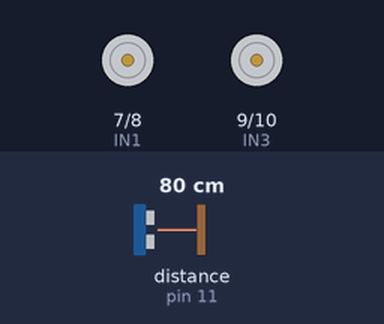
The sketch below on a simulated Arduino Uno, built with avr-gcc and run on an emulated ATmega328P. On the bench: motor-driver pin pairs drawn as motors (green arrow = first pin HIGH = forward, orange = second pin HIGH = backward, longer = more drive, scaled by the enable pin). Wiring (inferred from the names in the program): ultrasonic range finder: trigger pin 12; echo pin 11. The inputs (shaded band) are chosen by the test bench; at power-on: distance to the obstacle (sensor on pin 11) 80 cm. The echo pulse lasts 58.3 µs per cm.

Above: at 1.2 s.
1.3 s: distance to the obstacle (sensor on pin 11) set to 66 cm
2.8 s: distance to the obstacle (sensor on pin 11) set to 55 cm
At 4.0 s:
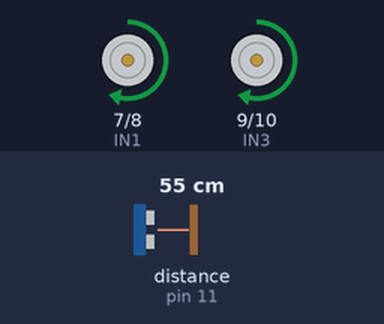
4.3 s: distance to the obstacle (sensor on pin 11) set to 29 cm
5.8 s: distance to the obstacle (sensor on pin 11) set to 23 cm
At 6.3 s:
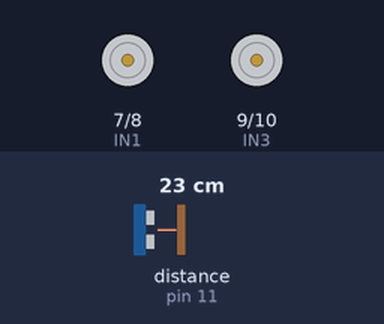
7.3 s: distance to the obstacle (sensor on pin 11) set to 17 cm
8.8 s: distance to the obstacle (sensor on pin 11) set to 13 cm
At 9.2 s:
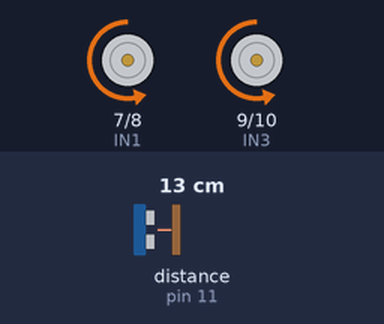
Timing chart, 0 to 11.3 s (numbered marks = the images above; inputs shaded):
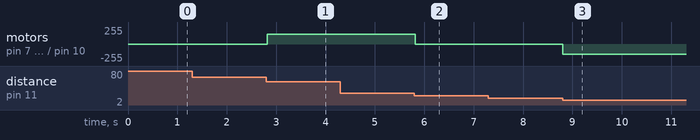

Measured:
- the behaviour switches between 61 and 60 cm on distance to the obstacle (sensor on pin 11) (found by bisection; images 0 and 1)
- the behaviour switches between 27 and 26 cm on distance to the obstacle (sensor on pin 11) (found by bisection; images 1 and 2)
- the behaviour switches between 16 and 15 cm on distance to the obstacle (sensor on pin 11) (found by bisection; images 2 and 3)
- after the input at 1.3 s, every drawn part: stays the same
- after the input at 2.8 s, motor on pin 7 (IN1) / pin 8 (IN2), motor on pin 9 (IN3) / pin 10 (IN4): stopped → forward 150/255 at once
- after the input at 4.3 s, every drawn part: stays the same
- after the input at 5.8 s, motor on pin 7 (IN1) / pin 8 (IN2), motor on pin 9 (IN3) / pin 10 (IN4): forward 150/255 → stopped at once
- after the input at 7.3 s, every drawn part: stays the same
- after the input at 8.8 s, motor on pin 7 (IN1) / pin 8 (IN2), motor on pin 9 (IN3) / pin 10 (IN4): stopped → backward 150/255 at once

The sketch:

sigueme.ino
```cpp
// Sígueme: el robot sigue a la caja que tiene adelante sin tocarla.
// El ultrasonido mide a qué distancia está:
//   - lejos (más de 25 cm)  -> avanza para alcanzarla
//   - cerca (menos de 15 cm) -> retrocede para no chocarla
//   - entre 15 y 25 cm       -> se queda quieto: está a la distancia justa
//   - más de 60 cm           -> no hay nada que seguir: espera

const int TRIG = 12;
const int ECHO = 11;

const int ENA = 5, IN1 = 7, IN2 = 8;   // motores del lado izquierdo
const int ENB = 6, IN3 = 9, IN4 = 10;   // motores del lado derecho

// Velocidad de cada lado: de -255 (atrás) a 255 (adelante)
void motores(int izq, int der) {
  izq = constrain(izq, -255, 255);
  der = constrain(der, -255, 255);
  digitalWrite(IN1, izq >= 0 ? HIGH : LOW);
  digitalWrite(IN2, izq >= 0 ? LOW : HIGH);
  analogWrite(ENA, abs(izq));
  digitalWrite(IN3, der >= 0 ? HIGH : LOW);
  digitalWrite(IN4, der >= 0 ? LOW : HIGH);
  analogWrite(ENB, abs(der));
}

// Mide la distancia en cm con el HC-SR04 (400 si no hay eco)
long medirCm() {
  digitalWrite(TRIG, LOW);
  delayMicroseconds(2);
  digitalWrite(TRIG, HIGH);      // pulso de 10 µs = "dispara"
  delayMicroseconds(10);
  digitalWrite(TRIG, LOW);
  long us = pulseIn(ECHO, HIGH, 30000);  // cuánto dura el eco (máx. 30 ms)
  if (us == 0) return 400;               // sin eco: nada adelante
  return us / 58;                        // 58 µs por cada cm (ida y vuelta)
}

void setup() {
  pinMode(TRIG, OUTPUT);
  pinMode(ECHO, INPUT);
  pinMode(ENA, OUTPUT); pinMode(IN1, OUTPUT); pinMode(IN2, OUTPUT);
  pinMode(ENB, OUTPUT); pinMode(IN3, OUTPUT); pinMode(IN4, OUTPUT);
  Serial.begin(9600);
}

void loop() {
  long d = medirCm();

  if (d > 60) {
    motores(0, 0);               // nadie a quien seguir
  } else if (d > 25) {
    motores(150, 150);           // se aleja: la sigo
  } else if (d < 15) {
    motores(-150, -150);         // demasiado cerca: retrocedo
  } else {
    motores(0, 0);               // distancia justa
  }
  delay(30);
}
```
